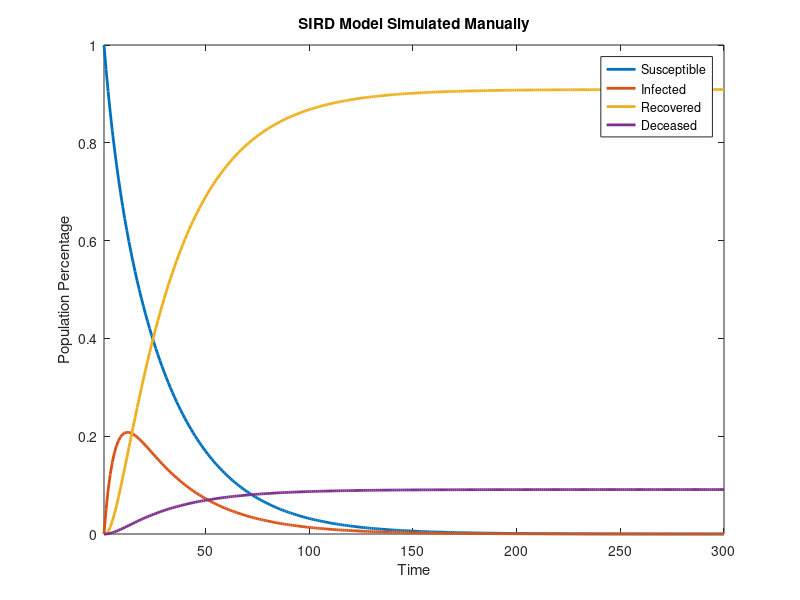
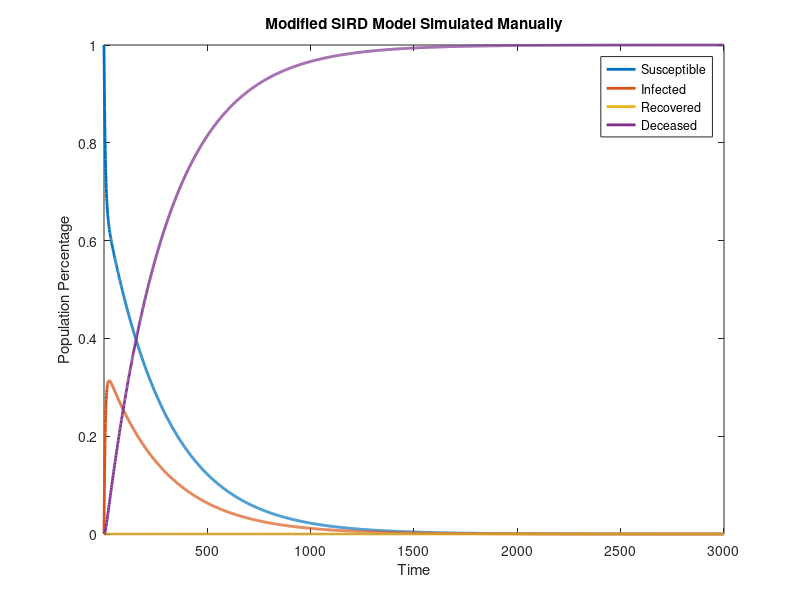

These charts were generated, in order, by the following MATLAB code:
% simulating the SIRD model from scratching w/o using pre-packaged MATLAB
% functions e.g. "lsim" and "ss"

x = [1, 0, 0, 0]';
A = [0.95, 0.04, 0, 0; 0.05, 0.85, 0, 0; 0, 0.1, 1, 0; 0, 0.01, 0, 1];

Y = x; % day 1
for i = 2:300 % days 2 to convergence
    x = A * x;
    Y = [Y, x];
end

plot(Y', 'LineWidth', 2);
axis tight;
title('SIRD Model Simulated Manually');
legend('Susceptible', 'Infected', 'Recovered', 'Deceased');
xlabel('Time');
ylabel('Population Percentage');

% re-simulating the SIRD model but re-infections are possible i.e. all
% recovered individuals immediately become susceptible again; model is
% simplified to neglect the period of immunization between initial
% infection and later re-infections

x = [1, 0, 0, 0]';
A = [0.95, 0.09, 0, 0; 0.05, 0.9, 0, 0; 0, 0, 0, 0; 0, 0.01, 0, 1];

Y = x; % day 1
for i = 2:3000 % days 2 to convergence
    x = A * x;
    Y = [Y, x];
end

figure;
plot(Y', 'LineWidth', 2);
axis tight;
title('Modified SIRD Model Simulated Manually');
legend('Susceptible', 'Infected', 'Recovered', 'Deceased');
xlabel('Time');
ylabel('Population Percentage');